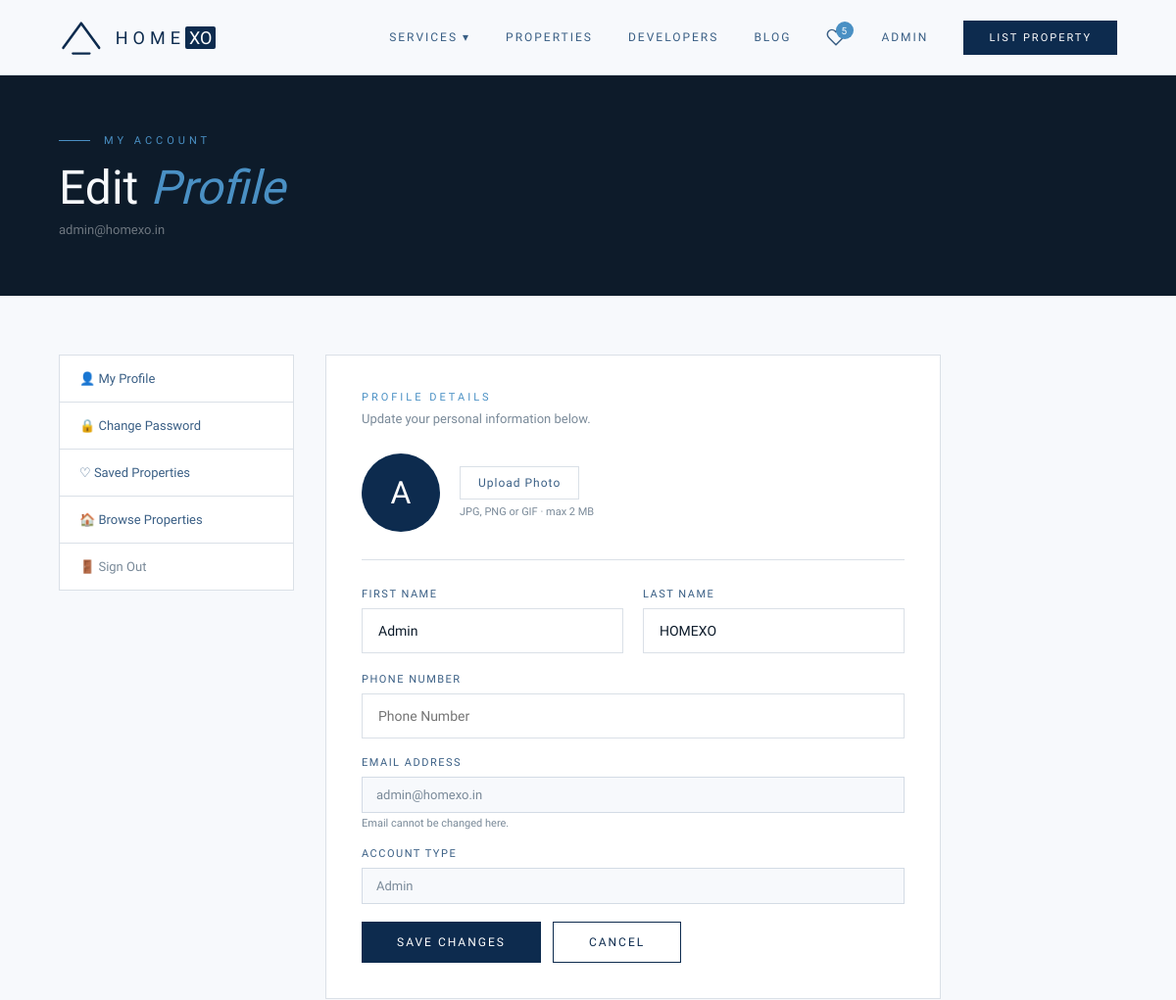
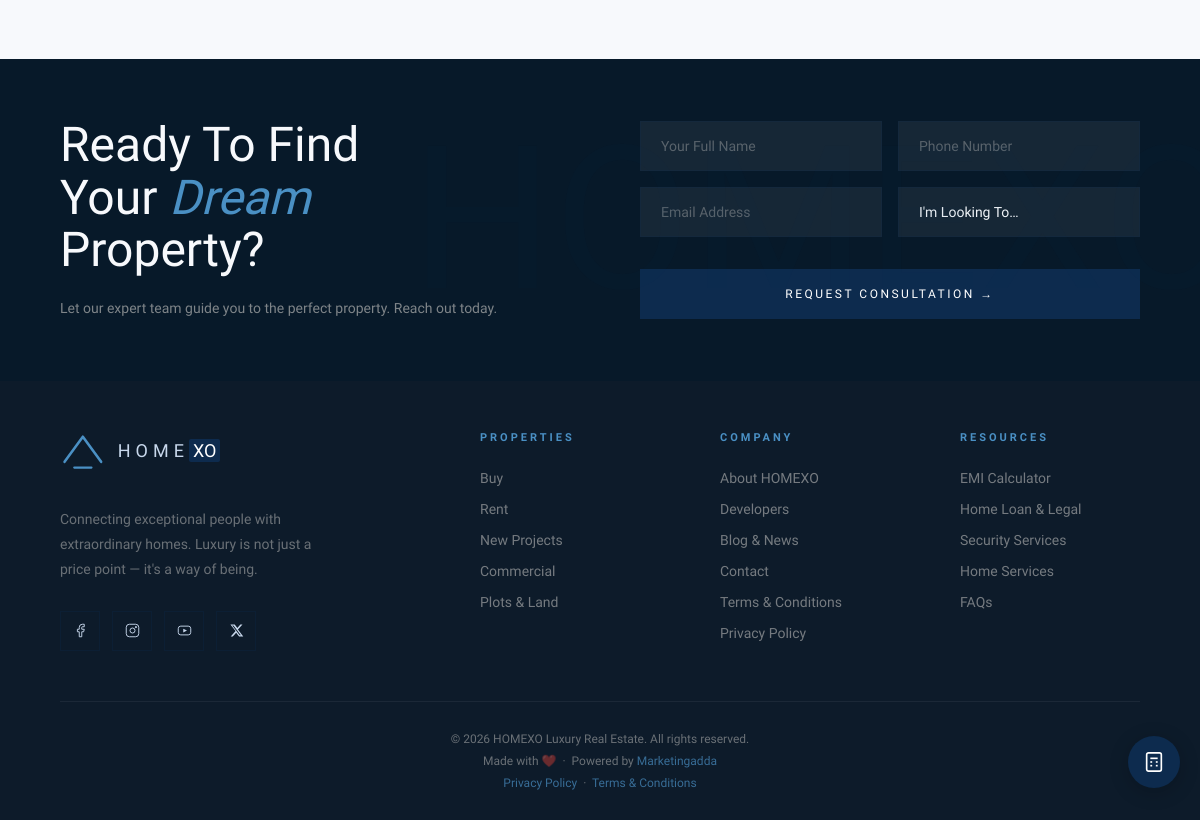
The page /accounts/profile/edit/ (signed in) on the database its author committed (2 pictures, top to bottom).
### accounts/models.py (models this page shows, shortened)
class User(AbstractBaseUser, PermissionsMixin):
    class Role(models.TextChoices):
        BUYER            = 'buyer',            'Buyer'
        SELLER           = 'seller',           'Seller'
        AGENT            = 'agent',            'Agent'
        ADMIN            = 'admin',            'Admin'
        LEGAL_ADMIN      = 'legal_admin',      'Legal Admin'
        ADVOCATE         = 'advocate',         'Advocate'
        CUSTOMER_SUPPORT = 'customer_support', 'Customer Support'
    email        = models.EmailField(unique=True, db_index=True)
    first_name   = models.CharField(max_length=80)
    last_name    = models.CharField(max_length=80)
    phone        = models.CharField(max_length=20, blank=True, null=True, unique=True, db_index=True)
    role         = models.CharField(max_length=20, choices=Role.choices, default=Role.BUYER)
    avatar       = models.ImageField(upload_to='avatars/', blank=True, null=True)
    is_verified  = models.BooleanField(default=False)
    is_active    = models.BooleanField(default=True)
    is_staff     = models.BooleanField(default=False)
    date_joined  = models.DateTimeField(default=timezone.now)
    profile_complete = models.BooleanField(default=True)
    preferred_city          = models.CharField(max_length=100, blank=True)
    preferred_listing_type  = models.CharField(max_length=20, blank=True)
    preferred_property_type = models.CharField(max_length=20, blank=True)
    preferred_bhk           = models.CharField(max_length=10, blank=True)
    address                 = models.TextField(blank=True, null=True)
    bar_number              = models.CharField(max_length=50, blank=True)
    bar_council_certificate = models.ImageField(upload_to='advocate_docs/bar/', blank=True, null=True)
    aadhaar_image           = models.ImageField(upload_to='advocate_docs/aadhaar/', blank=True, null=True)
    address_proof_image     = models.ImageField(upload_to='advocate_docs/address/', blank=True, null=True)
    is_approved_advocate    = models.BooleanField(default=False)
    objects = UserManager()
    USERNAME_FIELD  = 'email'
    REQUIRED_FIELDS = ['first_name', 'last_name']
    class Meta:
        verbose_name        = 'User'
        verbose_name_plural = 'Users'
        ordering            = ['-date_joined']

### accounts/views.py (the view)
# urls.py: path('profile/edit/',      views.profile_update_view,  name='profile_update'),
@login_required
def profile_update_view(request):
    form = ProfileUpdateForm(
        request.POST or None,
        request.FILES or None,
        instance=request.user
    )
    if request.method == 'POST' and form.is_valid():
        form.save()
        messages.success(request, 'Profile updated successfully.')
        return redirect('accounts:profile')
    return render(request, 'accounts/profile_update.html', {'form': form})

### templates/accounts/profile_update.html (shortened to what this page needs)
{% extends 'base.html' %}
{% block content %}
<div style="background:var(--charcoal);padding:60px;">
  <div class="section-eyebrow">My Account</div>
  <h1 class="section-title" style="color:var(--ivory);">Edit <em>Profile</em></h1>
  <div style="color:rgba(255,255,255,.4);margin-top:8px;font-size:13px;">{{ user.email }}</div>
</div>
<section class="section" style="background:var(--ivory);">
  <div style="display:grid;grid-template-columns:240px 1fr;gap:32px;align-items:start;max-width:900px;">
    <div style="background:var(--white);border:1px solid var(--border);">
      <a href="{% url 'accounts:profile' %}"
         style="display:flex;align-items:center;gap:12px;padding:16px 20px;text-decoration:none;color:var(--soft-brown);font-size:13px;border-bottom:1px solid var(--border);"
         onmouseover="this.style.background='var(--ivory)';this.style.color='var(--navy)'"
         onmouseout="this.style.background='transparent';this.style.color='var(--soft-brown)'">
        👤 My Profile
      </a>
      <a href="{% url 'accounts:password_change' %}"
         style="display:flex;align-items:center;gap:12px;padding:16px 20px;text-decoration:none;color:var(--soft-brown);font-size:13px;border-bottom:1px solid var(--border);"
         onmouseover="this.style.background='var(--ivory)';this.style.color='var(--navy)'"
         onmouseout="this.style.background='transparent';this.style.color='var(--soft-brown)'">
        🔒 Change Password
      </a>
      <a href="{% url 'wishlist:list' %}"
         style="display:flex;align-items:center;gap:12px;padding:16px 20px;text-decoration:none;color:var(--soft-brown);font-size:13px;border-bottom:1px solid var(--border);"
         onmouseover="this.style.background='var(--ivory)';this.style.color='var(--navy)'"
         onmouseout="this.style.background='transparent';this.style.color='var(--soft-brown)'">
        ♡ Saved Properties
      </a>
      <a href="{% url 'properties:list' %}"
         style="display:flex;align-items:center;gap:12px;padding:16px 20px;text-decoration:none;color:var(--soft-brown);font-size:13px;border-bottom:1px solid var(--border);"
         onmouseover="this.style.background='var(--ivory)';this.style.color='var(--navy)'"
         onmouseout="this.style.background='transparent';this.style.color='var(--soft-brown)'">
        🏠 Browse Properties
      </a>
      <form action="{% url 'accounts:logout' %}" method="POST" style="padding:0;">
        <button type="submit" style="width:100%;padding:16px 20px;text-align:left;background:none;border:none;cursor:pointer;color:var(--warm-grey);font-size:13px;font-family:'Source Sans 3',sans-serif;">🚪 Sign Out</button>
      </form>
    </div>
    <div style="background:var(--white);padding:36px;border:1px solid var(--border);">
      <div style="margin-bottom:28px;">
        <div style="font-size:11px;letter-spacing:3px;text-transform:uppercase;color:var(--sky);margin-bottom:8px;">Profile Details</div>
        <p style="font-size:13px;color:var(--warm-grey);">Update your personal information below.</p>
      </div>
      <form method="POST" enctype="multipart/form-data">
        <div style="display:flex;align-items:center;gap:20px;margin-bottom:28px;padding-bottom:28px;border-bottom:1px solid var(--border);">
          <div id="avatarPreview" style="width:80px;height:80px;border-radius:50%;overflow:hidden;border:2px solid var(--border);flex-shrink:0;background:var(--navy);display:flex;align-items:center;justify-content:center;">
            {% if user.avatar %}
            <img src="{{ user.avatar.url }}" alt="" style="width:100%;height:100%;object-fit:cover;" id="avatarImg">
            {% else %}
            <span style="font-size:32px;color:white;" id="avatarInitial">{{ user.first_name|first }}</span>
            {% endif %}
          </div>
          <div>
            <label for="{{ form.avatar.id_for_label }}" style="display:inline-block;padding:9px 18px;border:1px solid var(--border);font-size:12px;letter-spacing:1px;cursor:pointer;color:var(--soft-brown);transition:all .2s;"
                   onmouseover="this.style.borderColor='var(--sky)';this.style.color='var(--navy)'"
                   onmouseout="this.style.borderColor='var(--border)';this.style.color='var(--soft-brown)'">
              Upload Photo
            </label>
            <div style="font-size:11px;color:var(--warm-grey);margin-top:6px;">JPG, PNG or GIF · max 2 MB</div>
          </div>
        </div>
        <div style="display:grid;grid-template-columns:1fr 1fr;gap:20px;margin-bottom:20px;">
          <div class="form-group" style="margin-bottom:0;">
            <label>First Name</label>
            {{ form.first_name }}
          </div>
          <div class="form-group" style="margin-bottom:0;">
            <label>Last Name</label>
            {{ form.last_name }}
          </div>
        </div>
        <div class="form-group">
          <label>Phone Number</label>
          {{ form.phone }}
        </div>
        <div class="form-group">
          <label>Email Address</label>
          <input type="email" value="{{ user.email }}" disabled
                 style="width:100%;padding:10px 14px;border:1px solid var(--border);background:var(--ivory);color:var(--warm-grey);font-family:'Source Sans 3',sans-serif;font-size:13px;cursor:not-allowed;">
          <div style="font-size:11px;color:var(--warm-grey);margin-top:4px;">Email cannot be changed here.</div>
        </div>
        <div class="form-group">
          <label>Account Type</label>
          <input type="text" value="{{ user.get_role_display }}" disabled
                 style="width:100%;padding:10px 14px;border:1px solid var(--border);background:var(--ivory);color:var(--warm-grey);font-family:'Source Sans 3',sans-serif;font-size:13px;cursor:not-allowed;">
        </div>
        <div style="display:flex;gap:12px;margin-top:8px;">
          <button type="submit" class="btn-primary" style="padding:13px 36px;">Save Changes</button>
          <a href="{% url 'accounts:profile' %}" class="btn-outline" style="padding:13px 36px;">Cancel</a>
        </div>
      </form>
    </div>
  </div>
</section>
{% endblock %}

### templates/base.html (shortened to what this page needs)
{% load static %}
<!DOCTYPE html>
<html lang="en">
<head>
{% load static %}
<link rel="stylesheet" href="{% static 'css/homexo.css' %}">
</head>
<body data-auth="{{ user.is_authenticated|yesno:'true,false' }}" data-login="{% url 'accounts:login' %}" data-wishlist-ids="{% for id in wishlist_ids %}{{ id }}{% if not forloop.last %},{% endif %}{% endfor %}">
<nav>
  <a href="{% url 'pages:home' %}" class="nav-logo">
    <span class="nav-logo-text">HOME<span style="background-color: #0D2B4E; color: #FFFFFF; padding: 1px 4px; border-radius: 2px; margin-left: 0; letter-spacing: 0;">XO</span></span>
  </a>
  <div class="nav-links">
    <div class="nav-dropdown">
      <a style="cursor: pointer; display: flex; align-items: center; gap: 4px;">Services ▾</a>
    </div>
    <a href="{% url 'properties:list' %}">Properties</a>
    <a href="{% url 'pages:developers' %}">Developers</a>
    <a href="{% url 'blog:list' %}">Blog</a>
    {% if user.is_authenticated %}
      <a href="{% url 'wishlist:list' %}" class="nav-wishlist">
        {% if wishlist_count > 0 %}
          <span class="nav-wishlist-count">{{ wishlist_count }}</span>
        {% endif %}
      </a>
      <a href="{% url 'accounts:profile' %}">{{ user.first_name }}</a>
      <a href="{% url 'properties:create' %}" class="nav-cta">List Property</a>
    {% else %}
      <a href="{% url 'accounts:login' %}">Login</a>
      <a href="{% url 'properties:create' %}" class="nav-cta">List Property</a>
    {% endif %}
  </div>
</nav>
<main class="page-body">
  {% block content %}{% endblock %}
</main>
<div class="floating-actions" aria-label="Quick Actions">
  <div class="fab-wrap">
    <a href="{% url 'pages:emi_calculator' %}" class="fab fab-emi" title="EMI Calculator" aria-label="Open EMI Calculator">
    </a>
  </div>
</div>
{% block pre_footer %}
<div class="cta-banner">
  <div class="cta-bg-text">HOMEXO</div>
  <div>
    <h2 class="cta-title">Ready To Find<br>Your <em>Dream</em><br>Property?</h2>
    <p style="font-size:14px;color:rgba(245,240,232,.5);margin-top:20px;line-height:1.7;">Let our expert team guide you to the perfect property. Reach out today.</p>
  </div>
<form action="{% url 'enquiries:create' %}" method="POST" class="cta-form">
    <div class="cta-form-row">
      <input type="text" name="name" placeholder="Your Full Name" required>
      <input type="tel" name="phone" placeholder="Phone Number" required>
    </div>
    <div class="cta-form-row">
      <input type="email" name="email" placeholder="Email Address" required>
      <select name="enquiry_type">
        <option value="">I'm Looking To&hellip;</option>
      </select>
    </div>
    <button type="submit" class="cta-submit">Request Consultation &rarr;</button>
  </form>
</div>
{% endblock pre_footer %}
<footer>
  <div class="footer-grid">
    <div class="footer-brand">
      <a href="{% url 'pages:home' %}" class="nav-logo" style="margin-bottom:16px;display:inline-flex;">
        <svg viewBox="0 0 80 70" fill="none" style="height:40px;"><polyline points="8,54 40,10 72,54" stroke="#4A90C4" stroke-width="4.5" stroke-linecap="round" stroke-linejoin="round" fill="none"/><line x1="25" y1="64" x2="55" y2="64" stroke="#4A90C4" stroke-width="4" stroke-linecap="round"/></svg>
        <span style="font-family:'Source Sans 3',sans-serif;font-size:18px;font-weight:500;letter-spacing:5px;color:#C8D8EC;">HOME<span style="background-color: #0D2B4E; color: #FFFFFF; padding: 1px 4px; border-radius: 2px; margin-left: 0; letter-spacing: 0;">XO</span></span>
      </a>
      <p>Connecting exceptional people with extraordinary homes. Luxury is not just a price point — it's a way of being.</p>
      <div class="footer-social">
        <a href="https://www.facebook.com/profile.php?id=61574700420547" class="footer-social-btn" aria-label="Facebook" target="_blank" rel="noopener noreferrer"><svg width="15" height="15" viewBox="0 0 24 24" fill="none" stroke="#C8D8EC" stroke-width="1.5"><path d="M18 2h-3a5 5 0 00-5 5v3H7v4h3v8h4v-8h3l1-4h-4V7a1 1 0 011-1h3z"/></svg></a>
        <a href="https://www.instagram.com/homexoproperties/" class="footer-social-btn" aria-label="Instagram" target="_blank" rel="noopener noreferrer"><svg width="15" height="15" viewBox="0 0 24 24" fill="none" stroke="#C8D8EC" stroke-width="1.5"><rect x="2" y="2" width="20" height="20" rx="5"/><circle cx="12" cy="12" r="4"/><circle cx="17.5" cy="6.5" r="1" fill="#C8D8EC"/></svg></a>
        <a href="https://www.youtube.com/@homexoIndia" class="footer-social-btn" aria-label="YouTube" target="_blank" rel="noopener noreferrer"><svg width="15" height="15" viewBox="0 0 24 24" fill="none" stroke="#C8D8EC" stroke-width="1.5"><rect x="2" y="5" width="20" height="14" rx="4"/><polygon points="10,9 16,12 10,15" fill="#C8D8EC" stroke="none"/></svg></a>
        <a href="https://x.com/homexoindia" class="footer-social-btn" aria-label="X (Twitter)" target="_blank" rel="noopener noreferrer"><svg width="15" height="15" viewBox="0 0 24 24" fill="#C8D8EC"><path d="M18.244 2.25h3.308l-7.227 8.26 8.502 11.24H16.17l-4.714-6.231-5.401 6.231H2.744l7.737-8.873L2.25 2.25h6.844l4.264 5.637L18.244 2.25zm-1.161 17.52h1.833L7.084 4.126H5.117L17.083 19.77z"/></svg></a>
      </div>
    </div>
    <div class="footer-col">
      <h5>Properties</h5>
      <ul>
        <li><a href="{% url 'properties:list' %}?type=buy">Buy</a></li>
        <li><a href="{% url 'properties:list' %}?type=rent">Rent</a></li>
        <li><a href="{% url 'properties:list' %}?type=new_project">New Projects</a></li>
        <li><a href="{% url 'properties:list' %}?type=commercial">Commercial</a></li>
        <li><a href="{% url 'properties:list' %}?type=buy&property_type=plot">Plots &amp; Land</a></li>
      </ul>
    </div>
    <div class="footer-col">
      <h5>Company</h5>
      <ul>
        <li><a href="{% url 'pages:about' %}">About HOMEXO</a></li>
        <li><a href="{% url 'pages:developers' %}">Developers</a></li>
        <li><a href="{% url 'blog:list' %}">Blog &amp; News</a></li>
        <li><a href="{% url 'pages:contact' %}">Contact</a></li>
        <li><a href="{% url 'pages:terms_and_conditions' %}">Terms &amp; Conditions</a></li>
        <li><a href="{% url 'pages:privacy_policy' %}">Privacy Policy</a></li>
      </ul>
    </div>
    <div class="footer-col">
      <h5>Resources</h5>
      <ul>
        <li><a href="{% url 'pages:emi_calculator' %}">EMI Calculator</a></li>
        <li><a href="{% url 'pages:legal_homeloan' %}">Home Loan &amp; Legal</a></li>
        <li><a href="{% url 'pages:security' %}">Security Services</a></li>
        <li><a href="{% url 'pages:home_service' %}">Home Services</a></li>
        <li><a href="{% url 'pages:faq' %}">FAQs</a></li>
      </ul>
    </div>
  </div>
  <div class="footer-bottom">
    <p>© {% now "Y" %} HOMEXO Luxury Real Estate. All rights reserved.</p>
    <p>Made with ❤️ &nbsp;·&nbsp; Powered by <a href="https://marketingadda.com/" target="_blank" rel="noopener">Marketingadda</a></p>
    <p><a href="{% url 'pages:privacy_policy' %}">Privacy Policy</a> &nbsp;·&nbsp; <a href="{% url 'pages:terms_and_conditions' %}">Terms &amp; Conditions</a></p>
  </div>
</footer>
</body>
</html>

### rows shown on the page
User: first_name "ADMIN", email "admin@homexo.in", first_name|first "A", first_name "Admin", last_name "HOMEXO", role "Admin"

### other values the page prints
{{ wishlist_count }} "5"
